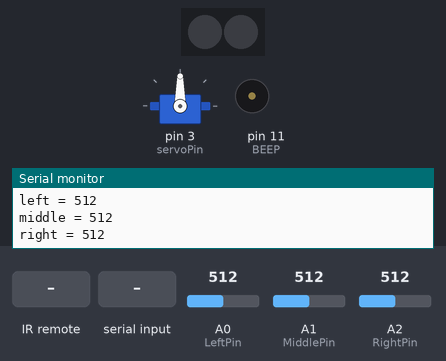
Recording of a sketch running on a simulated Arduino Uno, built with avr-gcc and run on an emulated ATmega328P. Parts: servo, 2 RGB LEDs in strip order, left to right, buzzer (waves = sounding, pin HIGH), the last lines printed to the serial monitor. The inputs (shaded band) are chosen by the test bench; at power-on: A0 (LeftPin) = 512, A1 (MiddlePin) = 512, A2 (RightPin) = 512.

Above: at 1.2 s.
1.3 s: infrared code 0xFF7A85 received
At 2.3 s:
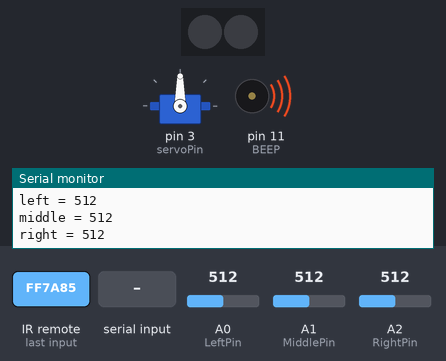
2.8 s: "F" received over Serial
4.3 s: infrared code 0xFF02FD received
5.8 s: "B" received over Serial
7.3 s: infrared code 0xFF9867 received
8.8 s: "L" received over Serial
Timing chart, 0 to 11.3 s (numbered marks = the images above; inputs shaded):
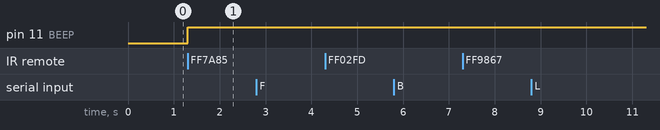

Measured:
- after the input at 1.3 s, pin 11 (BEEP): LOW → HIGH at once

The sketch:

Robot.ino
```cpp
#include <Servo.h>
#include <IRremote.h>
#include <Adafruit_NeoPixel.h>

#define RECV_PIN 2 // Define IR receiver pin

IRrecv irrecv(RECV_PIN);
decode_results results;

#define Trig A4
#define Echo A5

#define LeftPin   A0
#define MiddlePin A1
#define RightPin  A2

#define servoPin  3
#define BEEP      11

#define FORWARD    0xFF02FD
#define BACKWARD   0xFF9867
#define TURNLEFT   0xFFE01F
#define TURNRIGHT  0xFF906F
#define STOP       0xFFA857
#define Buzzer     0xFF7A85
#define Avo_Obs    0xFF18E7
#define TRACK      0xFF30CF

#define stop     0
#define forward  1
#define back     2
#define left     3
#define right    4

int MotSpeed1 = 200;
int MotSpeed2 = 200;

Servo myservo;
Adafruit_NeoPixel pixels = Adafruit_NeoPixel(2, 13, NEO_GRB + NEO_KHZ800);

void setup() {
  Serial.begin(9600);
  irrecv.enableIRIn();
  myservo.attach(servoPin);
  pinMode(BEEP, OUTPUT);
  pixels.begin();
  pinMode(Trig, OUTPUT);
  pinMode(Echo, INPUT);
}

void motor1(bool PinState1, bool PinState2) {
  digitalWrite(12, PinState1);
  digitalWrite(4, PinState2);
}

void motor2(bool PinState1, bool PinState2) {
  digitalWrite(7, PinState1);
  digitalWrite(8, PinState2);
}

void motor(int dir, int speed1, int speed2) {
  switch(dir) {
    case stop:
      motor1(0, 0);
      motor2(0, 0);
      pixels.clear();
      pixels.show();
      break;

    case forward:
      motor1(speed1, 0);
      motor2(speed2, 0);
      break;

   case back:
  // Implement back motor logic here
  motor1(0, speed1);
  motor2(0, speed2);
  break;

case left:
  // Implement left motor logic here
  motor1(speed1, 0);
  motor2(0, speed2);
  break;

case right:
  // Implement right motor logic here
  motor1(0, speed1);
  motor2(speed2, 0);
  break;
  }
}

void IR() {
  if (irrecv.decode(&results)) {
    unsigned long res_val = results.value;

    Serial.print("res_val=");
    Serial.println(res_val, HEX);

    irrecv.resume();

    switch(res_val) {
      case FORWARD:
        motor(forward, MotSpeed1, MotSpeed2);
        break;

      case BACKWARD:
        motor(back, MotSpeed1, MotSpeed2);
        break;

      case TURNLEFT:
        motor(left, MotSpeed1, MotSpeed2);
        break;

      case TURNRIGHT:
        motor(right, MotSpeed1, MotSpeed2);
        break;

      case STOP:
        motor(stop, 0, 0);
        break;

      case Buzzer:
        digitalWrite(BEEP, HIGH); // Activează sunetul buzzer-ului
        break;

      case Avo_Obs:
        // Implementează logica pentru evitarea obstacolelor
        // Exemplu simplu: dacă distanța detectată este mai mică decât o anumită valoare, oprește mașina
        if (GetDistance() < 10) {
          motor(stop, 0, 0);
        }
        break;

      case TRACK:
        // Implementează logica pentru urmărirea liniei
        // Exemplu simplu: dacă senzorul de mijloc detectează o linie, continuă înainte, altfel oprește mașina
        if (analogRead(MiddlePin) > 500) {
          motor(forward, MotSpeed1, MotSpeed2);
        } else {
          motor(stop, 0, 0);
        }
        break;
    }
  }
}


float GetDistance() {
  float distance;

  digitalWrite(Trig, LOW);
  delayMicroseconds(2);
  digitalWrite(Trig, HIGH);
  delayMicroseconds(10);
  digitalWrite(Trig, LOW);

  distance = pulseIn(Echo, HIGH) / 58.00;

  return distance;
}

void bluetooth() {
  char serialData;

  if(Serial.available() > 0) {
    serialData = Serial.read();
    Serial.println(serialData);

    SetSpeed(serialData);

    switch (serialData) {
      case 'F':
        motor(forward, MotSpeed1, MotSpeed2);
        break;

      case 'B':
        motor(back, MotSpeed1, MotSpeed2);
        break;

      case 'L':
        motor(left, MotSpeed1, MotSpeed2);
        break;

      case 'R':
        motor(right, MotSpeed1, MotSpeed2);
        break;

      case 'O':
        // Activează urmărirea liniei
        // Implementează logica corespunzătoare pentru urmărirea liniei aici
        // Exemplu simplu: dacă senzorul de mijloc detectează o linie, continuă înainte, altfel oprește mașina
        if (analogRead(MiddlePin) > 500) {
          motor(forward, MotSpeed1, MotSpeed2);
        } else {
          motor(stop, 0, 0);
        }
        break;
    }
  }
}


void SetSpeed(char val) {
  if(val == '+') {
    if(MotSpeed1 < 255) {
      MotSpeed1 += 10;
      MotSpeed2 = MotSpeed1;
      if(MotSpeed1 > 255) {
        MotSpeed1 = 255;
        MotSpeed2 = 255;
      }
    }
    Serial.print("speed = ");
    Serial.println(MotSpeed1);
  }
  else if(val == '-') {
    if(MotSpeed1 > 0) {
      MotSpeed1 -= 10;
      MotSpeed2 = MotSpeed1;
      if(MotSpeed1 < 0) {
        MotSpeed1 = 0;
        MotSpeed2 = 0;
      }
    }
    Serial.print("speed = ");
    Serial.println(MotSpeed1);
  }
}

void PrintData() {
  static unsigned long PrintTime = 0;

  if (millis() - PrintTime >= 1000) {
    PrintTime = millis();
    Serial.print("left = ");
    Serial.println(analogRead(LeftPin));
    Serial.print("middle = ");
    Serial.println(analogRead(MiddlePin));
    Serial.print("right = ");
    Serial.println(analogRead(RightPin));
    // MeasurVoltage();
  }
}

void loop() {
  IR();
  bluetooth();
  PrintData();
}
```
